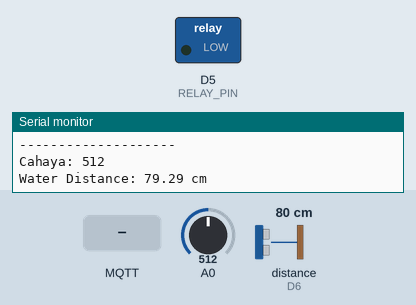
A sketch run on a simulated Arduino Uno R4 WiFi. Shown: switched loads named in the sketch (green lamp = pin HIGH), the last lines printed to the serial monitor. Wiring (inferred from the names in the program): ultrasonic range finder: trigger D7; echo D6. Inputs (shaded band) come from the test bench; at power-on: A0 = 512, distance to the obstacle (sensor on D6) 80 cm. The echo pulse lasts 58.3 µs per cm; WiFi joins after 1.5 s; servers stay silent unless stated; no MQTT or app messages arrive unless stated; pins used as bus, display or sensor lines are not drawn.

Above: at 4.7 s.
4.8 s: MQTT message "on" arrives on the first subscribed topic
At 6.0 s:
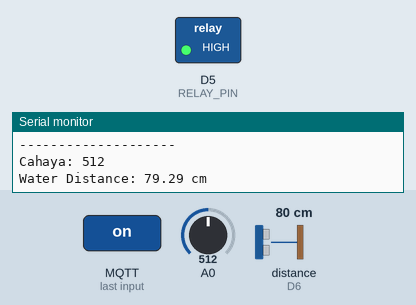
6.3 s: MQTT message "Ina71" arrives on the first subscribed topic
7.8 s: MQTT message "home/solenoid" arrives on the first subscribed topic
Timing chart, 0 to 10.8 s (numbered marks = the images above; inputs shaded):
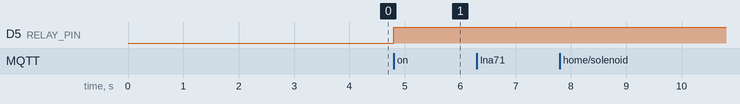

The sketch:

koding1.ino
```cpp
/*------------------------------------------------------------------
  ===================  Seksyen 1 - HEADER        ===================
  ------------------------------------------------------------------*/
//-------------------------------------------------------------------
//=  A. - Library  include and define  yang diperlukan              =
//-------------------------------------------------------------------
#include <WiFiS3.h>
#include <MQTT.h>

//--------------------------------------------------------------------------
//-----b. - ISTIHAR Sambungan nama Pin dengan Nombor Fizikal PIN ----
//--------------------------------------------------------------------------
#define trigPin        7
#define echoPin        6
#define RELAY_PIN      5

// ~~~~~~~ PENTING ~~~~~~~~~
// ------ Sila edit nama atau ID ikut keperluan --------
#define Client_Id   "Arduino_R4_Intex2025aza"
#define NamaBroker  "broker.emqx.io"
#define MQTTPort    1883
//#define namaSSID    "Ina71"
//#define SSIDpwd     "11201320"
#define namaSSID    "Haza@unifi"
#define SSIDpwd     "0135335045"


// ~~~~~~~  TAMMAT   ~~~~~~~~~

//-----c.  - ISTIHAR  constant dan pembolehubah------------------------------
const char ssid[] = namaSSID;
const char pass[] = SSIDpwd;
const char* topic_water = "home/waterlevel";
const char* topic_valve = "home/solenoid";
const char* topic_PH = "home/PHlevel";

//------ ISTIHAR Pemboleh ubah dengan jenis Data yang digunakan---
unsigned long lastMillis = 0;
int waterLevelThreshold = 20; // Distance threshold in cm
float duration_us, distance_cm;

//-----d. - Cipta Objek dari Librari berkaitan----------------------------
WiFiClient net;
MQTTClient client;

//##################  Seksyen 1 - TAMAT #############################

//--------------FUNCTIONS----------------------------

// Function to connect to MQTT broker
void connect() {
  Serial.print("Checking WiFi connection...");
  while (WiFi.status() != WL_CONNECTED) {
    Serial.print(".");
    delay(1000);
  }

  Serial.print("\nconnecting...");
  while (!client.connect(Client_Id)) {
    Serial.print(".");
    delay(1000);
  }
  Serial.println("\nconnected!");
  client.subscribe("home/solenoid");
}

// Function to handle received MQTT messages
void messageReceived(String &topic, String &payload) {
  Serial.println("Received message on topic: " + topic);
  Serial.println("Payload: " + payload);

  //==============================================================

  //==========================Relay Control ========================
 if(String(topic) == "home/solenoid")
  {
      if(payload =="on")
      {
      Serial.println(payload);
      digitalWrite(RELAY_PIN,HIGH);
      Serial.println("Solenoid ON");
      }

      else if(payload =="off")
      {
        Serial.println(payload);
        digitalWrite(RELAY_PIN,LOW);
        Serial.println("Solenoid OFF");

      }
  }
}


//###################################################
//==================  Seksyen 2 - Fungsi Setup ======================
//-------------------------------------------------------------------
void setup() {
  // Initialize pins for ultrasonic sensor
  pinMode(trigPin, OUTPUT);
  pinMode(echoPin, INPUT);
  pinMode(RELAY_PIN, OUTPUT);

  // Initialize serial communication
  Serial.begin(115200);
  delay(2000); // Give serial time to initialize

  // Connect to WiFi
  Serial.println("Starting WiFi connection...");
  Serial.print("SSID: ");
  Serial.println(ssid);

  WiFi.begin(ssid, pass);

  int wifi_attempts = 0;
  while (WiFi.status() != WL_CONNECTED && wifi_attempts < 20) {
    delay(1000);
    Serial.print(".");
    wifi_attempts++;
  }

  if (WiFi.status() == WL_CONNECTED) {
    Serial.println();
    Serial.println("WiFi connected successfully!");
    Serial.print("IP address: ");

  } else {
    Serial.println();
    Serial.println(" Failed to connect to WiFi!");
    Serial.println("Check your credentials and try again.");
    while(1) {
      delay(1000); // Stop execution if WiFi fails
    }
  }

  // Initialize MQTT client
  Serial.println(" Initializing MQTT client...");
  Serial.print("Broker: ");
  Serial.print(NamaBroker);
  Serial.print(":");
  Serial.println(MQTTPort);

  client.begin(NamaBroker, MQTTPort, net);
  client.onMessage(messageReceived);
  client.setTimeout(30000);  // 30 seconds timeout

  // Connect to MQTT broker
  connect();

}
//##################  Seksyen 2 - TAMAT #############################

//==============  Seksyen 3 - Fungsi Utama (LOOP) ===================
//-------------------------------------------------------------------
void loop() {
  // Keep MQTT client alive
  client.loop();
  delay(10);  // Small delay for stability

  // Check MQTT connection
  if (!client.connected()) {
    Serial.println("MQTT disconnected! Attempting to reconnect...");
    connect();
    delay(1000);  // Give time after reconnection attempt
  }

  // Measure and publish water level every 5 seconds
  if (millis() - lastMillis > 2000) {
    lastMillis = millis();

    Serial.println("--------------------");
    Serial.print("Time: ");
    Serial.print(millis() / 1000);
    Serial.println(" seconds");
    Serial.println("--------------------");

    //measureWaterLevel();

    // sensor 1 ================================

    int dataAnalog = analogRead(A0);
    Serial.print("Cahaya: ");
    Serial.println(dataAnalog);

    client.publish("aza/analog", String(dataAnalog));

 // sensor 1 ================================
  digitalWrite(trigPin, HIGH);
  delayMicroseconds(10);
  digitalWrite(trigPin, LOW);

  // Measure echo time and calculate distance
  duration_us = pulseIn(echoPin, HIGH);
  distance_cm = 0.017 * duration_us;

  Serial.print("Water Distance: ");
  Serial.print(distance_cm);
  Serial.println(" cm");

  client.publish("home/waterlevel", String(distance_cm));


  }
}
//##################  Seksyen 3 - TAMAT #############################
```

Measured:
- after the input at 4.8 s, D5 (RELAY_PIN): LOW → HIGH at once
